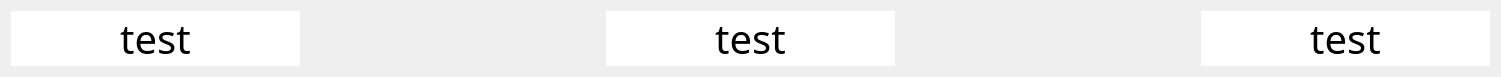
   <widget class="QWidget" name="layoutWidget">
    <property name="geometry">
     <rect>
      <x>320</x>
      <y>90</y>
      <width>1501</width>
      <height>43</height>
     </rect>
    </property>
    <layout class="QHBoxLayout" name="horizontalLayout_3">
     <item>
      <widget class="QLabel" name="label_5">
       <property name="font">
        <font>
         <family>OCR A Extended</family>
         <pointsize>30</pointsize>
         <weight>50</weight>
         <italic>false</italic>
         <bold>false</bold>
        </font>
       </property>
       <property name="styleSheet">
        <string notr="true">background-color: rgb(255, 255, 255);
font: 30pt &quot;OCR A Extended&quot;;</string>
       </property>
       <property name="text">
        <string>test</string>
       </property>
       <property name="alignment">
        <set>Qt::AlignCenter</set>
       </property>
      </widget>
     </item>
     <item>
      <spacer name="horizontalSpacer_3">
       <property name="orientation">
        <enum>Qt::Horizontal</enum>
       </property>
       <property name="sizeType">
        <enum>QSizePolicy::Fixed</enum>
       </property>
       <property name="sizeHint" stdset="0">
        <size>
         <width>300</width>
         <height>20</height>
        </size>
       </property>
      </spacer>
     </item>
     <item>
      <widget class="QLabel" name="label_6">
       <property name="font">
        <font>
         <family>OCR A Extended</family>
         <pointsize>30</pointsize>
         <weight>50</weight>
         <italic>false</italic>
         <bold>false</bold>
        </font>
       </property>
       <property name="styleSheet">
        <string notr="true">background-color: rgb(255, 255, 255);
font: 30pt &quot;OCR A Extended&quot;;</string>
       </property>
       <property name="text">
        <string>test</string>
       </property>
       <property name="alignment">
        <set>Qt::AlignCenter</set>
       </property>
      </widget>
     </item>
     <item>
      <spacer name="horizontalSpacer_4">
       <property name="orientation">
        <enum>Qt::Horizontal</enum>
       </property>
       <property name="sizeType">
        <enum>QSizePolicy::Fixed</enum>
       </property>
       <property name="sizeHint" stdset="0">
        <size>
         <width>300</width>
         <height>20</height>
        </size>
       </property>
      </spacer>
     </item>
     <item>
      <widget class="QLabel" name="label_7">
       <property name="font">
        <font>
         <family>OCR A Extended</family>
         <pointsize>30</pointsize>
         <weight>50</weight>
         <italic>false</italic>
         <bold>false</bold>
        </font>
       </property>
       <property name="styleSheet">
        <string notr="true">background-color: rgb(255, 255, 255);
font: 30pt &quot;OCR A Extended&quot;;</string>
       </property>
       <property name="text">
        <string>test</string>
       </property>
       <property name="alignment">
        <set>Qt::AlignCenter</set>
       </property>
      </widget>
     </item>
    </layout>
   </widget>
